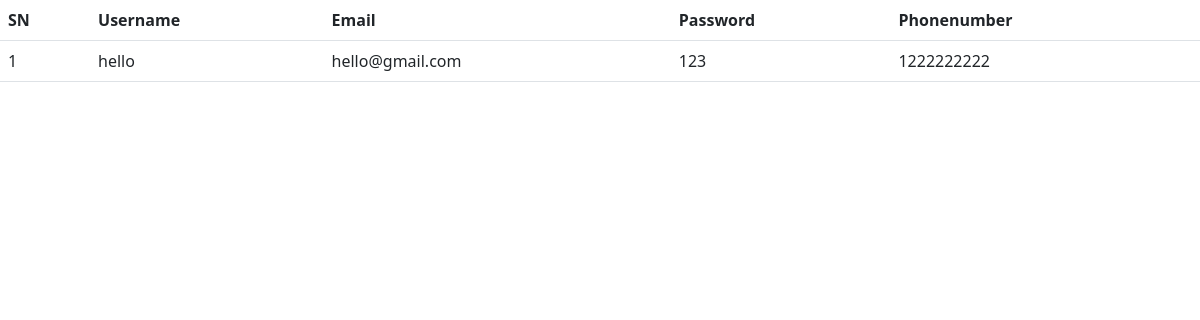
/admin/Customers/Display.php, run on an earlier commit of the app's database.
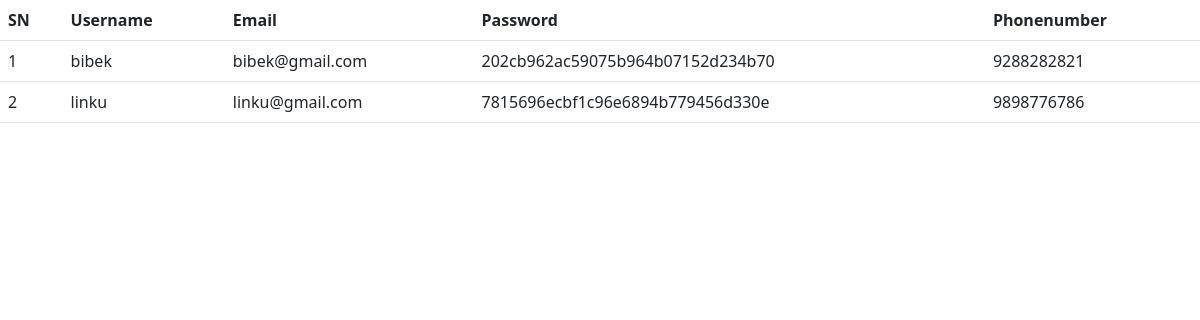
And on a later commit of the database.
### tables this page shows
CREATE TABLE `users` (
  `id` int(11) NOT NULL AUTO_INCREMENT,
  `username` varchar(20) NOT NULL,
  `email` varchar(20) NOT NULL,
  `password` varchar(255) DEFAULT NULL,
  `phone_number` varchar(10) NOT NULL,
  PRIMARY KEY (`id`),
  UNIQUE KEY `email` (`email`)
);

### admin/Customers/Display.php (the view, shortened to what this page needs)
<?php
include '../../db.inc.php';
?>
<!DOCTYPE html>
<html lang="en">
<head>
    <link href="https://cdn.jsdelivr.net/npm/bootstrap@5.2.2/dist/css/bootstrap.min.css" rel="stylesheet">
</head>
<body><table class="table">
  <thead>
    <tr>
      <th scope="col">SN</th>
      <th scope="col">Username</th>
      <th scope="col">Email</th>
      <th scope="col">Password</th>
      <th scope="col">Phonenumber</th>
    </tr>
  </thead>
  <tbody>
    <tr>
  <?php
  $sql= "Select * from users";
 $result = mysqli_query($conn,$sql);
 if($result){
    while($row = mysqli_fetch_assoc($result)){
        $id = $row['id'];
        $username = $row['username'];
        $email = $row['email'];
        $password = $row['password'];
        $phonenumber = $row['phone_number'];
        echo '
        <tr>
          <td>'.$id.'</td>
          <td>'.$username.'</td>
          <td>'.$email.'</td>
          <td>'.$password.'</td>
          <td>'.$phonenumber.'</td>
          </tr>';
    }
 }
 ?>
    </tr>
      </tbody>
    </table>
</body>
</html>

What changed in the data, as far as the page shows it:
changed users id 1: username "hello" → "bibek"; email "hello@gmail.com" → "bibek@gmail.com"; password "123" → "202cb962ac59075b964b07152d234b70"; phone_number "1222222222" → "9288282821"
added users: id "2", username "linku", email "linku@gmail.com", password "7815696ecbf1c96e6894b779456d330e", phone_number "9898776786"
